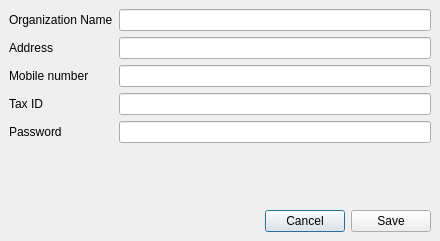
<?xml version="1.0" encoding="UTF-8"?>
<ui version="4.0">
 <class>DialogEditCurrentOrganization</class>
 <widget class="QDialog" name="DialogEditCurrentOrganization">
  <property name="geometry">
   <rect>
    <x>0</x>
    <y>0</y>
    <width>440</width>
    <height>241</height>
   </rect>
  </property>
  <property name="windowTitle">
   <string>Edit Organization</string>
  </property>
  <layout class="QVBoxLayout" name="verticalLayout">
   <property name="spacing">
    <number>0</number>
   </property>
   <property name="leftMargin">
    <number>0</number>
   </property>
   <property name="topMargin">
    <number>0</number>
   </property>
   <property name="rightMargin">
    <number>0</number>
   </property>
   <property name="bottomMargin">
    <number>0</number>
   </property>
   <item>
    <widget class="QScrollArea" name="scrollArea">
     <property name="frameShape">
      <enum>QFrame::NoFrame</enum>
     </property>
     <property name="widgetResizable">
      <bool>true</bool>
     </property>
     <widget class="QWidget" name="scrollAreaWidgetContents">
      <property name="geometry">
       <rect>
        <x>0</x>
        <y>0</y>
        <width>440</width>
        <height>200</height>
       </rect>
      </property>
      <layout class="QFormLayout" name="formLayout">
       <item row="0" column="0">
        <widget class="QLabel" name="label">
         <property name="text">
          <string>Organization Name</string>
         </property>
        </widget>
       </item>
       <item row="0" column="1">
        <widget class="QLineEdit" name="lineEditOrganizationName"/>
       </item>
       <item row="1" column="0">
        <widget class="QLabel" name="label_2">
         <property name="text">
          <string>Address</string>
         </property>
        </widget>
       </item>
       <item row="1" column="1">
        <widget class="QLineEdit" name="lineEditAddress"/>
       </item>
       <item row="2" column="0">
        <widget class="QLabel" name="label_3">
         <property name="text">
          <string>Mobile number</string>
         </property>
        </widget>
       </item>
       <item row="2" column="1">
        <widget class="QLineEdit" name="lineEditMobileNumber"/>
       </item>
       <item row="3" column="0">
        <widget class="QLabel" name="label_4">
         <property name="text">
          <string>Tax ID</string>
         </property>
        </widget>
       </item>
       <item row="3" column="1">
        <widget class="QLineEdit" name="lineEditTaxId"/>
       </item>
       <item row="4" column="0">
        <widget class="QLabel" name="label_5">
         <property name="text">
          <string>Password</string>
         </property>
        </widget>
       </item>
       <item row="4" column="1">
        <widget class="QLineEdit" name="lineEditPassword"/>
       </item>
      </layout>
     </widget>
    </widget>
   </item>
   <item>
    <widget class="QWidget" name="widgetConfirmationButton" native="true">
     <layout class="QHBoxLayout" name="horizontalLayout_2">
      <item>
       <spacer name="horizontalSpacer">
        <property name="orientation">
         <enum>Qt::Horizontal</enum>
        </property>
        <property name="sizeHint" stdset="0">
         <size>
          <width>257</width>
          <height>20</height>
         </size>
        </property>
       </spacer>
      </item>
      <item>
       <widget class="QPushButton" name="pushButtonCancel">
        <property name="text">
         <string>Cancel</string>
        </property>
       </widget>
      </item>
      <item>
       <widget class="QPushButton" name="pushButtonSave">
        <property name="text">
         <string>Save</string>
        </property>
       </widget>
      </item>
     </layout>
    </widget>
   </item>
  </layout>
 </widget>
 <resources/>
 <connections/>
</ui>
